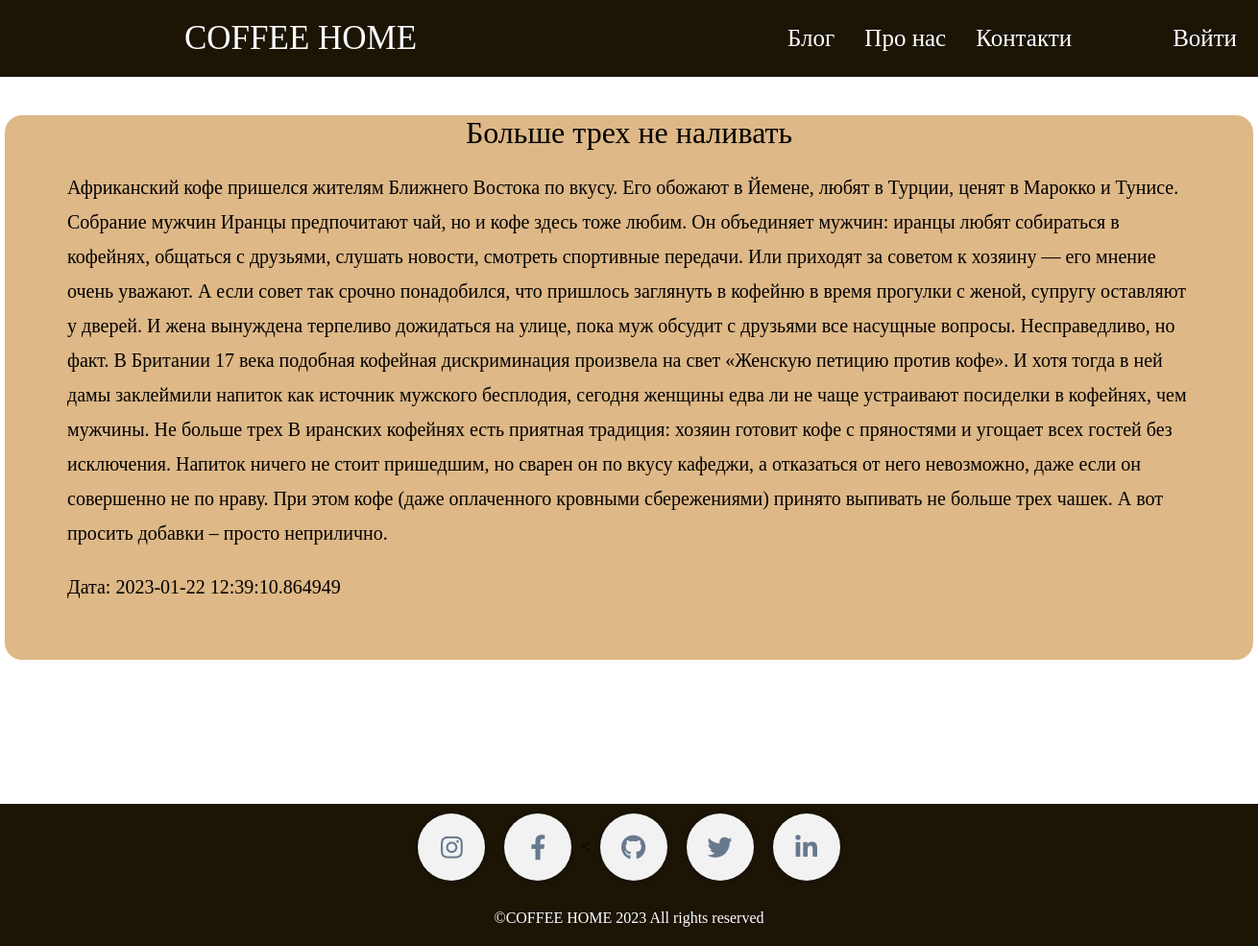
The page /blog/Больше-трех-не-наливать on the database its author committed.
### models.py (models this page shows, shortened)
class Posts(db.Model):
    id = db.Column(db.Integer, primary_key=True)
    title = db.Column(db.String(150), nullable=True)
    slug = db.Column(db.String(150), unique=True)
    text = db.Column(db.Text)
    date = db.Column(db.DateTime, default=datetime.now())

### posts/posts.py (the view)
@posts.route('/<slug>')
def post_detail(slug):
    post = Posts.query.filter(Posts.slug == slug).first_or_404()
    return render_template('posts/post_detail.html', post=post)

### posts/templates/posts/post_detail.html (shortened to what this page needs)
{% extends 'posts/base_posts.html' %}
{% block content %} {{ super() }} {% endblock %}
{% block main %}
<main>
    <div class="post-detail">
        <h1>{{ post.title }}</h1>
        <p>{{ post.text }}</p>
        <p>Дата: {{ post.date }}</p>
        <div class="btn-change-or-delete">
        </div>
    </div>
</main>
{% endblock %}

### posts/static/css/style.css (style rules this page uses)
html { box-sizing: border-box; font-size: 16px; }
*, *:before, *:after { box-sizing: inherit; }
body, h1, h2, h3, h4, h5, h6, p, ol, ul { margin: 0; padding: 0; font-weight: normal; }
body { max-width: 1920px; width: 100%; margin: auto; }
main { margin-top: 80px; margin-bottom: 150px; }
.post-detail { margin: 120px auto 30px; width: 1300px; border-radius: 18px; background-color:burlywood; }
.post-detail h1 { text-align: center; }
.post-detail p { width: 90%; margin: 20px auto; font-size: 20px; line-height: 1.8; }
.btn-change-or-delete { margin-left: 20px; height: 38px; }

### rows shown on the page
Posts: title "Больше трех не наливать", text "Африканский кофе пришелся жителям Ближнего Востока по вкусу. Его обожают в Йемене, любят в Турции, ценят в Марокко и Тунисе. Собрание мужчин Иранцы предпочитают чай, но и кофе здесь тоже любим. Он объединяет мужчин: иранцы любят собираться в кофейнях, общаться с друзьями, слушать новости, смотреть спортивные передачи. Или приходят за советом к хозяину — его мнение очень уважают. А если совет так срочно понадобился, что пришлось заглянуть в кофейню в время прогулки с женой, супругу оставляют у дверей. И жена вынуждена терпеливо дожидаться на улице, пока муж обсудит с друзьями все насущные вопросы. Несправедливо, но факт. В Британии 17 века подобная кофейная дискриминация произвела на свет…", date "2023-01-22 12:39:10.864949"
